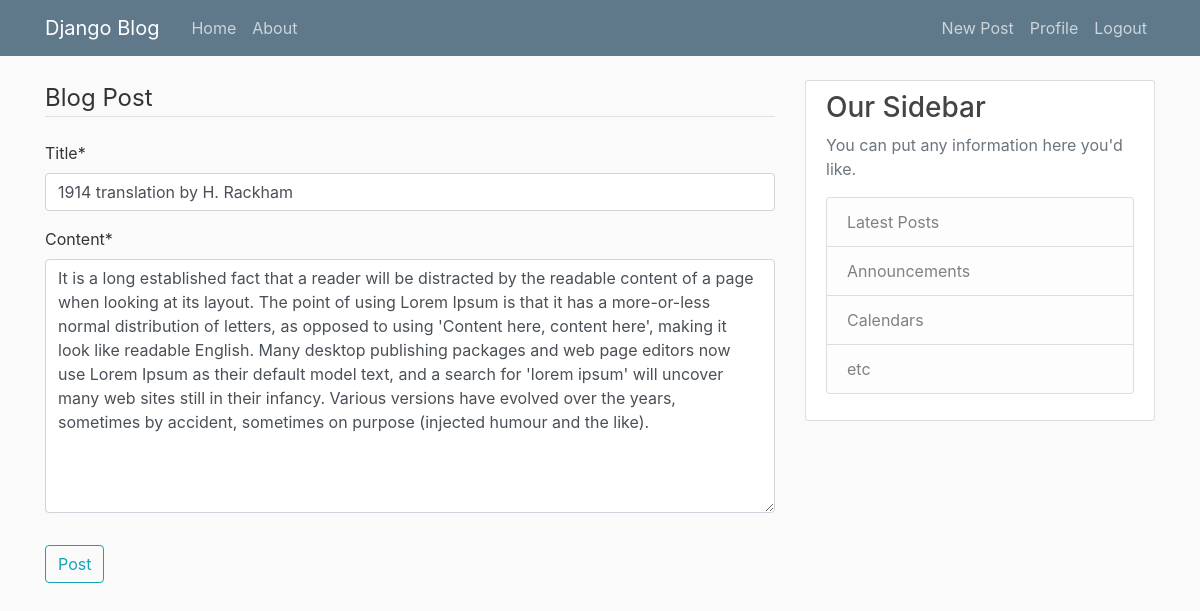
The app's page /post/17/update/ (signed in) with its own data.
### blog/models.py (models this page shows, shortened)
class Post(models.Model):
    title = models.CharField(max_length=100)
    content = models.TextField()
    date_posted = models.DateTimeField(default=timezone.now)
    author  = models.ForeignKey(User, on_delete=models.CASCADE)

### blog/views.py (the view, shortened to what this page needs)
# urls.py: path('post/<int:pk>/update/', PostUpdateView.as_view() , name="post-update"),
class PostUpdateView(LoginRequiredMixin, UserPassesTestMixin, UpdateView):
    model = Post
    fields = ['title', 'content']
    def test_func(self):
        post = self.get_object()
        if self.request.user == post.author:
            return True
        return False

### blog/templates/blog/post_form.html (shortened to what this page needs)
{% extends "blog/base.html" %}
{% load crispy_forms_tags %}
    {% block content %}
        <div class="content-selection">
            <form method="POST">
                <fieldset class="form-group">
                    <legend class="border-bottom mb-4">Blog Post</legend>
                    {{ form | crispy }}
                </fieldset>
                <div class="form-group">
                    <button class="btn btn-outline-info" type="submit">Post</button>
                </div>
            </form>
        </div>
    {% endblock content %}

### blog/static/blog/main.css (style rules this page uses)
body { background: #fafafa; color: #333333; margin-top: 5rem; }

### records on screen
Post: title "1914 translation by H. Rackham", content "It is a long established fact that a reader will be distracted by the readable content of a page when looking at its layout. The point of using Lorem Ipsum is that it has a more-or-less normal distribution of letters, as opposed to using 'Content here, content here', making it look like readable English. Many desktop publishing packages and web page editors now use Lorem Ipsum as their default model text, and a search for 'lorem ipsum' will uncover many web sites still in their infancy. Various versions have evolved over the years, sometimes by accident, sometimes on purpose (injected humour and the like)."
